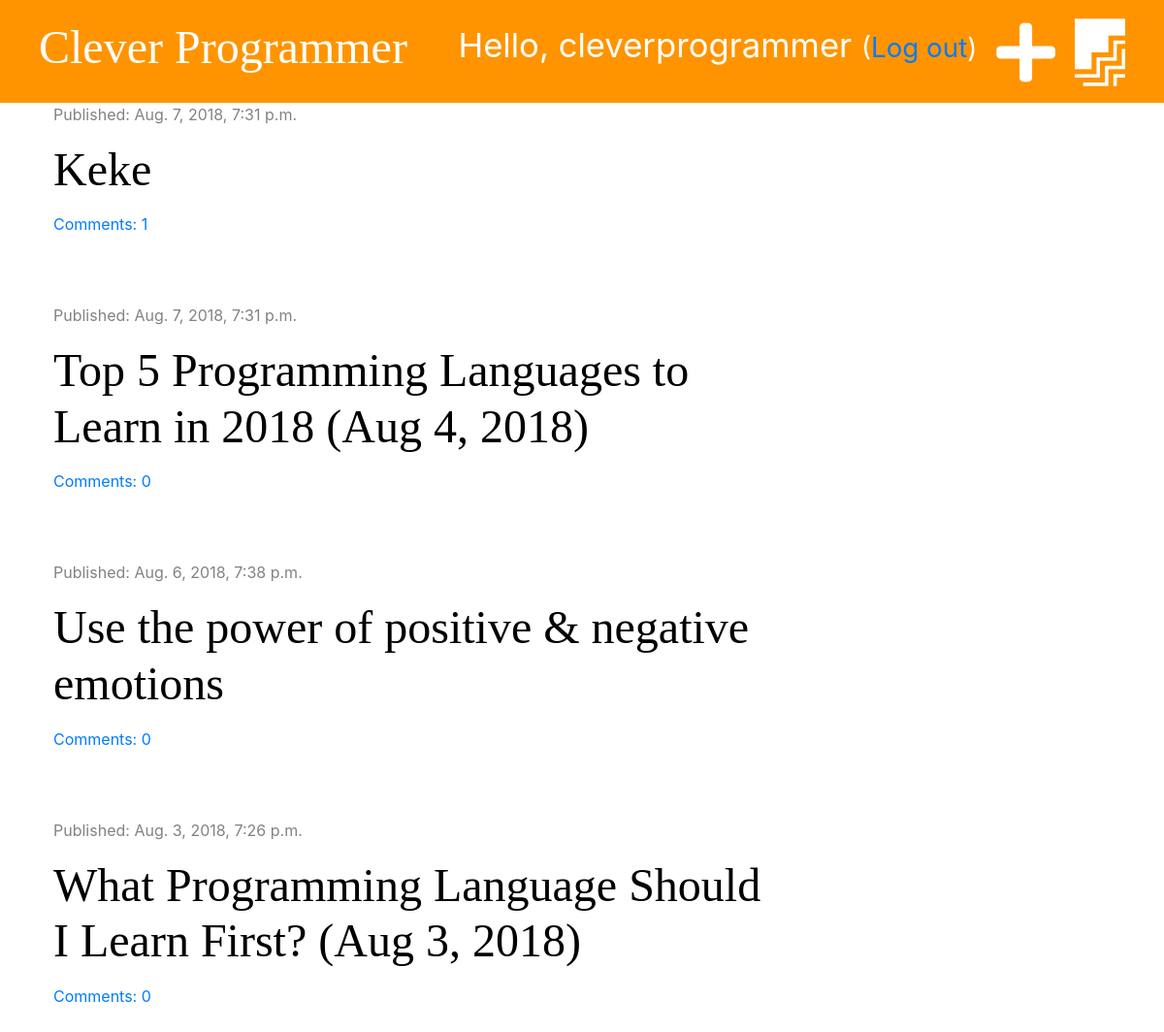
The app's page / (signed in) with its own data.
### blog/models.py (models this page shows, shortened)
class Post(models.Model):
    author = models.ForeignKey('auth.User', on_delete=models.CASCADE)
    title = models.CharField(max_length=200)
    text = models.TextField()
    created_date = models.DateTimeField(default=timezone.now)
    published_date = models.DateTimeField(blank=True, null=True)
    def approved_comments(self):
        return self.comments.filter(approved=True)

### blog/views.py (the view)
# urls.py: path('', views.post_list, name='post_list'),
def post_list(request):
    posts = Post.objects.filter(published_date__lte=timezone.now()).order_by('-published_date')
    stuff_for_frontend = {'posts': posts}
    return render(request, 'blog/post_list.html', stuff_for_frontend)

### blog/templatetags/markdownify.py (called while the page is built)
@register.filter
def markdown(value):
    renderer = HighlightRenderer()
    markdown = mistune.Markdown(renderer=renderer)
    return markdown(value)

### blog/templates/blog/post_list.html (shortened to what this page needs)
{% extends 'blog/base.html' %}
{% load markdownify %}
{% block content %}
    {% for post in posts %}
        <div class="post">
            <div class="date">
                <p>Published: {{ post.published_date }}</p>
            </div>
            <h1><a href="{% url 'post_detail' pk=post.pk %}">{{ post.title }}</a></h1>
            <a href="{% url 'post_detail' pk=post.pk %}">Comments: {{ post.approved_comments.count }}</a>
        </div>
    {% endfor %}
{% endblock %}

### blog/templates/blog/base.html (shortened to what this page needs)
{% load staticfiles %}
<!DOCTYPE html>
<html lang="en">
<head>
    <link rel="stylesheet" href="https://stackpath.bootstrapcdn.com/bootstrap/4.1.3/css/bootstrap.min.css">
    <link rel="stylesheet" href="{% static 'css/blog.css' %}">
    <link rel="stylesheet" href="https://use.fontawesome.com/releases/v5.2.0/css/all.css"
>
    <link rel="stylesheet" href="{% static 'css/zenburn.css' %}">
</head>
<body>
<div class="page-header">
    {% if user.is_authenticated %}
        <a href="{% url 'post_draft_list' %}" class="top-menu"><i class="fab fa-firstdraft fa-2x"></i></a>
        <a href="{% url 'post_new' %}" class="top-menu"><i class="fas fa-plus fa-2x"></i></a>
        <p class="top-menu">Hello, {{ user.username }}
            <small>(<a href="{% url 'logout' %}">Log out</a>)</small>
        </p>
    {% else %}
        <a href="{% url 'login' %}" class="top-menu"><i class="fas fa-sign-in-alt fa-2x"></i></a>
    {% endif %}
    <h1><a href="{% url "post_list" %}">Clever Programmer </a></h1>
</div>
<div class="content container">
    <div class="row">
        <div class="col-md-8">
            {% block content %}
            {% endblock %}
        </div>
    </div>
</div>
</body>
</html>

### blog/static/css/blog.css (style rules this page uses)
.page-header { background-color: #ff9400; margin-top: 0; padding: 20px 20px 20px 40px; }
.page-header h1, .page-header h1 a { color: #ffffff; font-size: 36pt; text-decoration: none; }
.content { margin-left: 40px; }
h1, h2, h3, h4 { font-family: 'Tangerine', 'Inconsolata', 'Droid Sans', serif; font-size: 48px; }
.date { color: #828282; }
.post { margin-bottom: 70px; }
.post h1 a { color: #000000; }
.top-menu, .top-menu:hover { color: #ffffff; float: right; font-size: 26pt; margin-right: 20px; }

### records on screen
Post: published_date "Aug. 7, 2018, 7:31 p.m.", title "Keke", approved_comments.count "1"
Post: published_date "Aug. 7, 2018, 7:31 p.m.", title "Top 5 Programming Languages to Learn in 2018 (Aug 4, 2018)", approved_comments.count "0"
Post: published_date "Aug. 6, 2018, 7:38 p.m.", title "Use the power of positive & negative emotions", approved_comments.count "0"
Post: published_date "Aug. 3, 2018, 7:26 p.m.", title "What Programming Language Should I Learn First? (Aug 3, 2018)", approved_comments.count "0"

### other values on screen
{{ user.username }} "cleverprogrammer"
